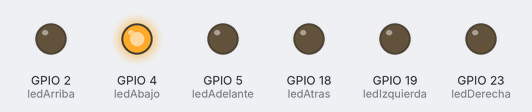
The program below on a simulated ESP32. Parts: output pins drawn as LEDs (lit = HIGH). What the program prints to the serial monitor is not drawn.

Above: at 0.1 s.
Timing chart, 0 to 1.6 s (numbered marks = the images above):
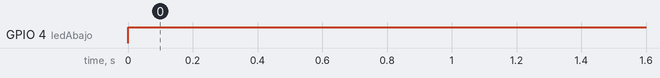

Measured:
- by itself, GPIO 4 (ledAbajo): LOW → HIGH at 0.00 s

The program:

main.cpp
```cpp
#include <Arduino.h>
#include <Wire.h>
#include <Adafruit_MPU6050.h>
#include <Adafruit_Sensor.h>

#include "knn_model.h"  // Archivo que contiene los datos de entrenamiento (ya normalizados)

Adafruit_MPU6050 mpu;

const int k = 5;  // Número de vecinos más cercanos
const int num_clases = 6;  // Número de clases
float current_data[3];  // Almacena los datos actuales del acelerómetro

// Pines de los LEDs
const int ledArriba = 2;
const int ledAbajo = 4;
const int ledIzquierda = 19;
const int ledDerecha = 23;
const int ledAdelante = 5;
const int ledAtras = 18;

// Función para inicializar los LEDs
void inicializarLeds() {
  pinMode(ledArriba, OUTPUT);
  pinMode(ledAbajo, OUTPUT);
  pinMode(ledIzquierda, OUTPUT);
  pinMode(ledDerecha, OUTPUT);
  pinMode(ledAdelante, OUTPUT);
  pinMode(ledAtras, OUTPUT);

  // Apagar todos los LEDs al inicio
  digitalWrite(ledArriba, LOW);
  digitalWrite(ledAbajo, LOW);
  digitalWrite(ledIzquierda, LOW);
  digitalWrite(ledDerecha, LOW);
  digitalWrite(ledAdelante, LOW);
  digitalWrite(ledAtras, LOW);
}

// Función para apagar todos los LEDs
void apagarTodosLosLeds() {
  digitalWrite(ledArriba, LOW);
  digitalWrite(ledAbajo, LOW);
  digitalWrite(ledIzquierda, LOW);
  digitalWrite(ledDerecha, LOW);
  digitalWrite(ledAdelante, LOW);
  digitalWrite(ledAtras, LOW);
}

// Función para calcular la distancia Euclidiana (los datos ya están normalizados)
float calcularDistancia(float* data1, float* data2) {
  float sum = 0.0;
  for (int i = 0; i < 3; i++) {
    sum += pow(data1[i] - data2[i], 2);  // Distancia Euclidiana simple
  }
  return sqrt(sum);
}

// Implementación del algoritmo KNN con ponderación de distancias
byte knn_predict(float* input_data, int k) {
  int total_muestras = 500 * num_clases;
  float closest_distances[k];
  byte closest_labels[k];

  // Inicializar las distancias más cercanas con valores altos
  for (int i = 0; i < k; i++) {
    closest_distances[i] = 1e30;  // Usamos un valor grande
  }

  // Calcular las distancias y encontrar los k vecinos más cercanos
  for (int i = 0; i < total_muestras; i++) {
    float distancia = calcularDistancia(input_data, training_data[i]);

    // Si la distancia actual es menor que alguna de las k más grandes, la reemplazamos
    for (int j = 0; j < k; j++) {
      if (distancia < closest_distances[j]) {
        for (int l = k - 1; l > j; l--) {
          closest_distances[l] = closest_distances[l - 1];
          closest_labels[l] = closest_labels[l - 1];
        }
        closest_distances[j] = distancia;
        closest_labels[j] = training_labels[i];
        break;
      }
    }
  }

  // Votación ponderada por distancia
  float votes[num_clases] = {0};
  for (int i = 0; i < k; i++) {
    votes[closest_labels[i]] += 1.0 / (closest_distances[i] + 1e-5);  // Inversa de la distancia
  }

  // Encontrar la clase con más votos
  float max_votes = 0;
  byte predicted_label = 0;
  for (int i = 0; i < num_clases; i++) {
    if (votes[i] > max_votes) {
      max_votes = votes[i];
      predicted_label = i;
    }
  }

  return predicted_label;
}

// Función para encender el LED según la predicción
void encenderLedSegunPrediccion(byte prediccion) {
  // Apagar todos los LEDs antes de encender el correcto
  apagarTodosLosLeds();

  switch (prediccion) {
    case 0:
      digitalWrite(ledAbajo, HIGH);
      break;
    case 1:
      digitalWrite(ledArriba, HIGH);
      break;
    case 2:
      digitalWrite(ledIzquierda, HIGH);
      break;
    case 3:
      digitalWrite(ledDerecha, HIGH);
      break;
    case 4:
      digitalWrite(ledAdelante, HIGH);
      break;
    case 5:
      digitalWrite(ledAtras, HIGH);
      break;
    default:
      // No hacer nada si la predicción es inválida
      break;
  }
}

void setup() {
  Serial.begin(115200);

  // Inicializar el MPU6050
  if (!mpu.begin()) {
    Serial.println("MPU6050 no detectado.");
    while (1);
  }

  // Inicializar los LEDs
  inicializarLeds();

  Serial.println("MPU6050 detectado. Iniciando predicciones con KNN.");
}

void loop() {
  // Obtener los valores actuales del acelerómetro
  sensors_event_t accel;
  mpu.getAccelerometerSensor()->getEvent(&accel);

  // Guardar los datos actuales del acelerómetro
  current_data[0] = accel.acceleration.x;
  current_data[1] = accel.acceleration.y;
  current_data[2] = accel.acceleration.z;

  // Realizar la predicción con KNN
  byte prediccion = knn_predict(current_data, k);

  // Mostrar la predicción
  Serial.print("Predicción: ");
  Serial.println(prediccion);

  // Encender el LED correspondiente
  encenderLedSegunPrediccion(prediccion);

  delay(2000);  // Esperar 2 segundos antes de la siguiente predicción
}
```

Source omitted: knn_model.h (210936 bytes)
